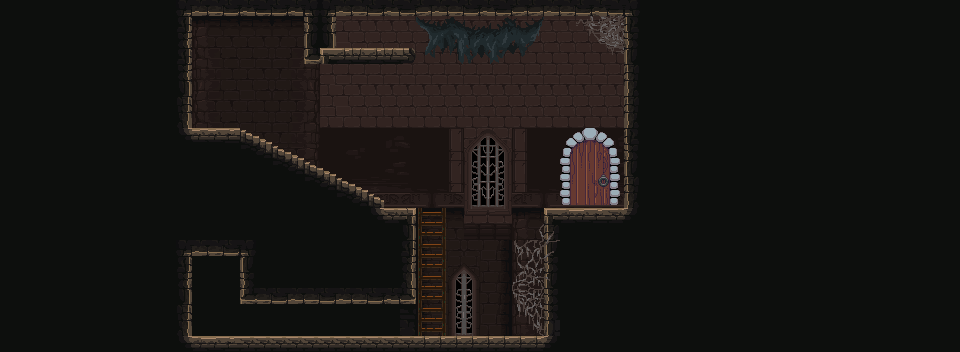

A level layout from a 2D game, rendered from its tile map. Below: a short description, then the map file with tile-grid data replaced by summaries:
An orthogonal 60x22 tile map with 16x16 px tiles, 7 tile layers (bg3, bg2, bg, collision, ...), 5 tilesets and 43 objects (11x hulls, 3x entrance, 2x prop, 2x zone, exit, ...).

<map version="1.4" tiledversion="1.4.1" orientation="orthogonal" renderorder="right-down" compressionlevel="0" width="60" height="22" tilewidth="16" tileheight="16" infinite="0" nextlayerid="17" nextobjectid="74">
 <editorsettings>
  <export target="../assets/world/i1s1e.json" format="json" />
 </editorsettings>
 <tileset firstgid="1" name="decorative" tilewidth="16" tileheight="16" tilecount="1024" columns="32">
  <image source="tilesets/PF_Caslte_1.0/decorative.png" width="512" height="512" />
 </tileset>
 <tileset firstgid="1025" name="mainlevbuild_A" tilewidth="16" tileheight="16" tilecount="4096" columns="64">
  <image source="tilesets/PF_Caslte_1.0/mainlevbuild_A.png" width="1024" height="1024" />
 </tileset>
 <tileset firstgid="5121" name="mainlevbuild_B" tilewidth="16" tileheight="16" tilecount="2560" columns="64">
  <image source="tilesets/PF_Caslte_1.0/mainlevbuild_B.png" width="1024" height="640" />
 </tileset>
 <tileset firstgid="7681" name="collision" tilewidth="16" tileheight="16" tilecount="64" columns="8">
  <image source="collision.png" width="128" height="128" />
  <tile id="0">
   <properties>
    <property name="collides" type="bool" value="true" />
   </properties>
   <objectgroup draworder="index" id="2">
    <object id="1" x="0" y="0">
     <polygon points="0,0 16,0 16,16 0,16" />
    </object>
   </objectgroup>
  </tile>
  <tile id="1">
   <properties>
    <property name="collides" type="bool" value="true" />
   </properties>
   <objectgroup draworder="index" id="2">
    <object id="1" x="0" y="16">
     <polygon points="0,0 16,-16 16,0" />
    </object>
   </objectgroup>
  </tile>
  <tile id="2">
   <properties>
    <property name="collides" type="bool" value="true" />
   </properties>
   <objectgroup draworder="index" id="2">
    <object id="1" x="0" y="0">
     <polygon points="0,0 16,0 16,16" />
    </object>
   </objectgroup>
  </tile>
  <tile id="3">
   <properties>
    <property name="collides" type="bool" value="true" />
   </properties>
   <objectgroup draworder="index" id="2">
    <object id="1" x="0" y="0">
     <polygon points="0,0 16,16 0,16" />
    </object>
   </objectgroup>
  </tile>
  <tile id="4">
   <properties>
    <property name="collides" type="bool" value="true" />
   </properties>
  </tile>
  <tile id="5">
   <properties>
    <property name="collides" type="bool" value="true" />
   </properties>
   <objectgroup draworder="index" id="3">
    <object id="2" x="0" y="16">
     <polygon points="0,0 16,-9 16,0" />
    </object>
   </objectgroup>
  </tile>
  <tile id="6">
   <properties>
    <property name="collides" type="bool" value="true" />
   </properties>
   <objectgroup draworder="index" id="2">
    <object id="1" x="0" y="7">
     <polygon points="0,0 16,9 0,9" />
    </object>
   </objectgroup>
  </tile>
  <tile id="7">
   <properties>
    <property name="collides" type="bool" value="true" />
   </properties>
   <objectgroup draworder="index" id="2">
    <object id="1" x="16" y="0">
     <polygon points="0,0 -9,16 0,16" />
    </object>
   </objectgroup>
  </tile>
  <tile id="8">
   <properties>
    <property name="collides" type="bool" value="true" />
   </properties>
   <objectgroup draworder="index" id="2">
    <object id="1" x="0" y="0">
     <polygon points="0,0 9,16 0,16" />
    </object>
   </objectgroup>
  </tile>
  <tile id="9">
   <properties>
    <property name="collides" type="bool" value="true" />
   </properties>
   <objectgroup draworder="index" id="2">
    <object id="1" x="7" y="0">
     <polygon points="0,0 9,16 9,0" />
    </object>
   </objectgroup>
  </tile>
  <tile id="10">
   <properties>
    <property name="collides" type="bool" value="true" />
   </properties>
   <objectgroup draworder="index" id="2">
    <object id="2" x="0" y="0">
     <polygon points="0,0 9,0 0,16" />
    </object>
   </objectgroup>
  </tile>
  <tile id="11">
   <properties>
    <property name="collides" type="bool" value="true" />
   </properties>
   <objectgroup draworder="index" id="2">
    <object id="1" x="8" y="0">
     <polygon points="0,0 8,0 8,16 0,16" />
    </object>
   </objectgroup>
  </tile>
  <tile id="12">
   <properties>
    <property name="collides" type="bool" value="true" />
   </properties>
   <objectgroup draworder="index" id="2">
    <object id="1" x="0" y="0">
     <polygon points="0,0 8,0 8,16 0,16" />
    </object>
   </objectgroup>
  </tile>
  <tile id="13">
   <properties>
    <property name="collides" type="bool" value="true" />
   </properties>
   <objectgroup draworder="index" id="2">
    <object id="1" x="0" y="0">
     <polygon points="0,0 16,0 16,9" />
    </object>
   </objectgroup>
  </tile>
  <tile id="14">
   <properties>
    <property name="collides" type="bool" value="true" />
   </properties>
   <objectgroup draworder="index" id="2">
    <object id="1" x="0" y="0">
     <polygon points="0,0 16,0 0,9" />
    </object>
   </objectgroup>
  </tile>
  <tile id="15">
   <properties>
    <property name="collides" type="bool" value="true" />
   </properties>
   <objectgroup draworder="index" id="2">
    <object id="1" x="0" y="8">
     <polygon points="0,0 16,0 16,8 0,8" />
    </object>
   </objectgroup>
  </tile>
  <tile id="16">
   <properties>
    <property name="collides" type="bool" value="true" />
   </properties>
   <objectgroup draworder="index" id="2">
    <object id="1" x="0" y="8">
     <polygon points="0,0 16,0 16,-8 0,-8" />
    </object>
   </objectgroup>
  </tile>
 </tileset>
 <tileset firstgid="7745" name="tile_custom" tilewidth="16" tileheight="16" tilecount="4096" columns="64">
  <image source="../assets/world/tile_custom.png" width="1024" height="1024" />
 </tileset>
 <layer id="4" name="bg3" width="60" height="22">
  <data>[1320 cells, 0 non-empty, 0 distinct tile ids]</data>
 </layer>
 <layer id="5" name="bg2" width="60" height="22">
  <data>[1320 cells, 556 non-empty, 209 distinct tile ids]</data>
 </layer>
 <layer id="6" name="bg" width="60" height="22">
  <data>[1320 cells, 1028 non-empty, 68 distinct tile ids]</data>
 </layer>
 <layer id="7" name="collision" width="60" height="22">
  <data>[1320 cells, 0 non-empty, 0 distinct tile ids]</data>
 </layer>
 <layer id="1" name="fg" width="60" height="22">
  <data>[1320 cells, 65 non-empty, 65 distinct tile ids]</data>
 </layer>
 <layer id="2" name="fg_hidden" width="60" height="22">
  <data>[1320 cells, 0 non-empty, 0 distinct tile ids]</data>
 </layer>
 <layer id="3" name="fg_breakable" width="60" height="22">
  <data>[1320 cells, 0 non-empty, 0 distinct tile ids]</data>
 </layer>
 <objectgroup id="15" name="npcs" />
 <objectgroup id="14" name="enemies" />
 <objectgroup id="13" name="spawns" />
 <objectgroup id="12" name="exit">
  <object id="2" name="west1a" type="entrance" x="203" y="63" width="32" height="32" />
  <object id="11" name="door1" type="entrance" x="576" y="160" width="32" height="32" />
  <object id="12" name="door1" type="exit" x="560" y="112" width="64" height="96">
   <properties>
    <property name="manualTrigger" type="bool" value="true" />
    <property name="targetExit" value="west1" />
    <property name="targetMap" value="i1s2" />
   </properties>
  </object>
  <object id="50" name="west1b" type="entrance" x="200" y="268" width="32" height="32" />
 </objectgroup>
 <objectgroup id="9" name="objects">
  <object id="3" name="hive1" type="hive" x="512" y="32" width="32" height="32">
   <properties>
    <property name="bugsMax" type="int" value="5" />
   </properties>
  </object>
  </objectgroup>
 <objectgroup id="10" name="triggers">
  <!-- 18 objects omitted --></objectgroup>
 <objectgroup color="#00ff00" id="8" name="hulls">
  <!-- 12 objects omitted --></objectgroup>
 <objectgroup id="16" name="pathing" />
</map>
<!-- 22 of 43 objects omitted -->
